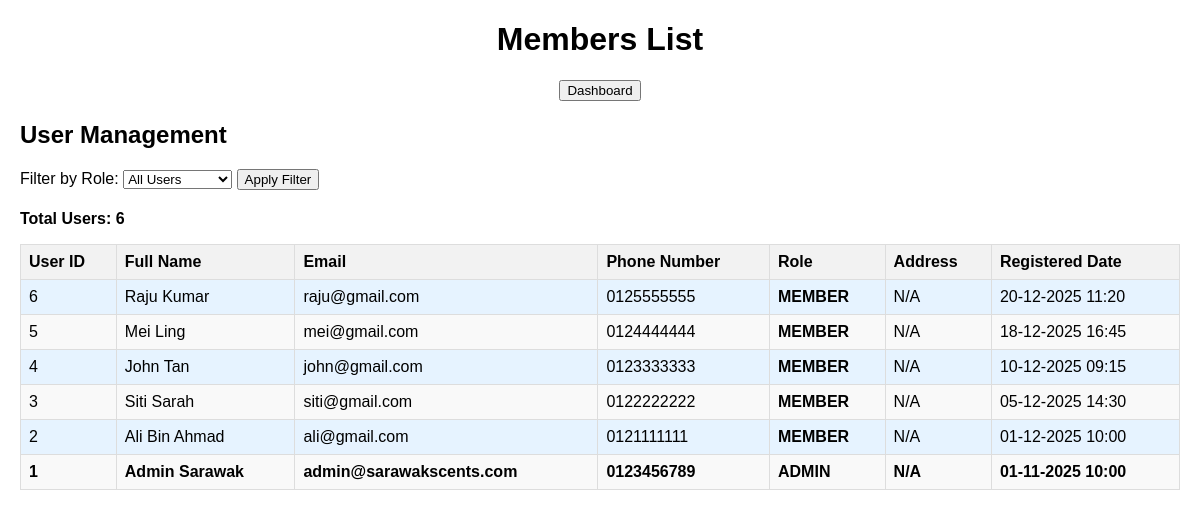
The app's page /admin/members_list.php, older data.
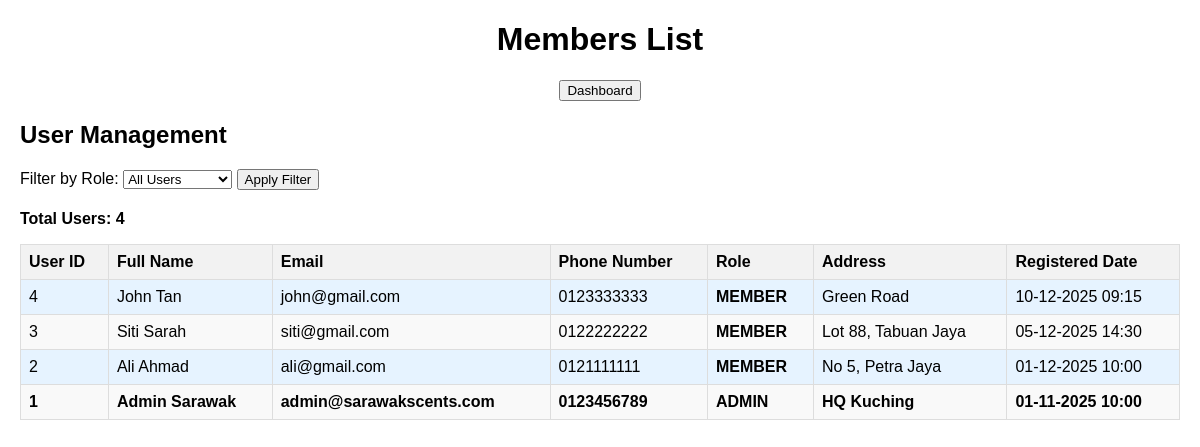
The same page, newer data.
### tables this page shows
CREATE TABLE users (
    user_id INT AUTO_INCREMENT PRIMARY KEY,
    full_name VARCHAR(100) NOT NULL,
    email VARCHAR(100) NOT NULL UNIQUE,
    password VARCHAR(255) NOT NULL, 
    phone_number VARCHAR(20),
    role ENUM('member', 'admin') DEFAULT 'member',
    address TEXT,
    created_at TIMESTAMP DEFAULT CURRENT_TIMESTAMP
);

### admin/members_list.php (the view, shortened to what this page needs)
<?php
include $_SERVER['DOCUMENT_ROOT'] . '/sarawak_scents/includes/db_connect.php';
$roleFilter = $_GET['role'] ?? 'all';
function getFilteredUsers($conn, $roleFilter) {
    $query = "SELECT user_id, full_name, email, phone_number, role, address, created_at
              FROM users";
    $query .= " ORDER BY created_at DESC";
    $result = mysqli_query($conn, $query);
    $users = [];
    while ($row = mysqli_fetch_assoc($result)) {
        $users[] = $row;
    }
    return $users;
}
$users = getFilteredUsers($conn, $roleFilter);
$totalUsers = count($users);
?>
<!DOCTYPE html>
<html lang="en">
<head>
</head>
<body>
    <div class="header">
        <h1>Members List</h1>
    </div>
    <div class="nav">
        <button onclick="window.location.href='dashboard.php'">Dashboard</button>
    </div>
    <h2>User Management</h2>
    <div class="filter-form">
        <form method="get" action="">
            <label for="role">Filter by Role:</label>
            <select name="role" id="role">
                <option value="all" <?php echo $roleFilter === 'all' ? 'selected' : ''; ?>>All Users</option>
            </select>
            <button type="submit">Apply Filter</button>
        </form>
    </div>
    <p><strong>Total Users: <?php echo $totalUsers; ?></strong></p>
    <table>
        <thead>
            <tr>
                <th>User ID</th>
                <th>Full Name</th>
                <th>Email</th>
                <th>Phone Number</th>
                <th>Role</th>
                <th>Address</th>
                <th>Registered Date</th>
            </tr>
        </thead>
        <tbody>
            <?php if (empty($users)): ?>
                <tr>
                    <td colspan="7" style="text-align: center;">No users found.</td>
                </tr>
            <?php else: ?>
                <?php foreach ($users as $user): ?>
                    <tr class="role-<?php echo strtolower($user['role']); ?>">
                        <td><?php echo htmlspecialchars($user['user_id']); ?></td>
                        <td><?php echo htmlspecialchars($user['full_name']); ?></td>
                        <td><?php echo htmlspecialchars($user['email']); ?></td>
                        <td><?php echo htmlspecialchars($user['phone_number'] ?? 'N/A'); ?></td>
                        <td><strong><?php echo strtoupper($user['role']); ?></strong></td>
                        <td><?php echo htmlspecialchars($user['address'] ?? 'N/A'); ?></td>
                        <td><?php echo date('d-m-Y H:i', strtotime($user['created_at'])); ?></td>
                    </tr>
                <?php endforeach; ?>
            <?php endif; ?>
        </tbody>
    </table>
</body>
</html>

Row changes from the older to the newer data that the page shows:
removed users: user_id "6", full_name "Raju Kumar", email "raju@gmail.com", phone_number "0125555555", role "MEMBER", address "N/A", created_at "20-12-2025 11:20"
removed users: user_id "5", full_name "Mei Ling", email "mei@gmail.com", phone_number "0124444444", role "MEMBER", address "N/A", created_at "18-12-2025 16:45"
changed users "John Tan": address "N/A" → "Green Road"
changed users "Siti Sarah": address "N/A" → "Lot 88, Tabuan Jaya"
changed users "ali@gmail.com": full_name "Ali Bin Ahmad" → "Ali Ahmad"; address "N/A" → "No 5, Petra Jaya"
changed users "Admin Sarawak": address "N/A" → "HQ Kuching"
Text that changed along with them:
$totalUsers: "6" → "4"
